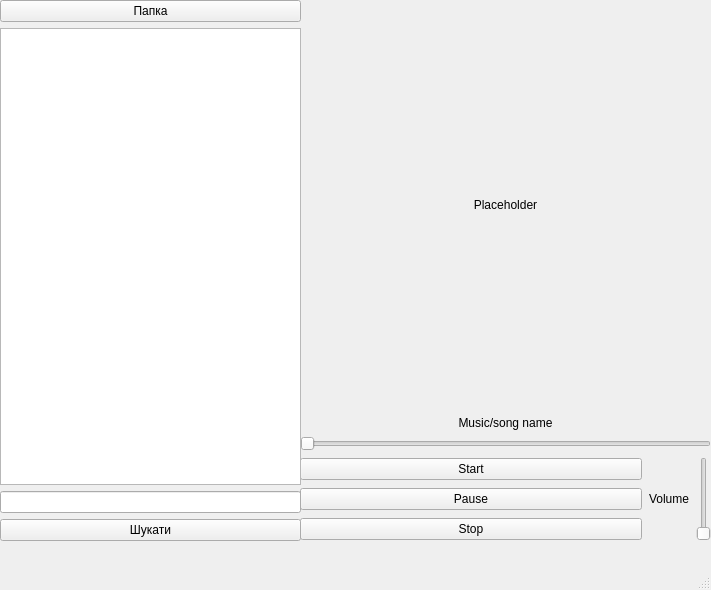
<?xml version="1.0" encoding="UTF-8"?>
<ui version="4.0">
 <class>MainWindow</class>
 <widget class="QMainWindow" name="MainWindow">
  <property name="geometry">
   <rect>
    <x>0</x>
    <y>0</y>
    <width>711</width>
    <height>590</height>
   </rect>
  </property>
  <property name="windowTitle">
   <string>MainWindow</string>
  </property>
  <widget class="QWidget" name="centralwidget">
   <widget class="QWidget" name="verticalLayoutWidget">
    <property name="geometry">
     <rect>
      <x>300</x>
      <y>0</y>
      <width>411</width>
      <height>541</height>
     </rect>
    </property>
    <layout class="QVBoxLayout" name="verticalLayout" stretch="7,0,0,0">
     <item>
      <widget class="QLabel" name="cover">
       <property name="sizePolicy">
        <sizepolicy hsizetype="Expanding" vsizetype="Preferred">
         <horstretch>0</horstretch>
         <verstretch>0</verstretch>
        </sizepolicy>
       </property>
       <property name="text">
        <string>Placeholder</string>
       </property>
       <property name="alignment">
        <set>Qt::AlignCenter</set>
       </property>
      </widget>
     </item>
     <item>
      <widget class="QLabel" name="songnamelabel">
       <property name="text">
        <string>Music/song name</string>
       </property>
       <property name="alignment">
        <set>Qt::AlignCenter</set>
       </property>
      </widget>
     </item>
     <item>
      <widget class="QSlider" name="songtimeslider">
       <property name="enabled">
        <bool>true</bool>
       </property>
       <property name="sizePolicy">
        <sizepolicy hsizetype="Preferred" vsizetype="Preferred">
         <horstretch>0</horstretch>
         <verstretch>0</verstretch>
        </sizepolicy>
       </property>
       <property name="maximumSize">
        <size>
         <width>16777215</width>
         <height>16777215</height>
        </size>
       </property>
       <property name="mouseTracking">
        <bool>false</bool>
       </property>
       <property name="contextMenuPolicy">
        <enum>Qt::DefaultContextMenu</enum>
       </property>
       <property name="layoutDirection">
        <enum>Qt::LeftToRight</enum>
       </property>
       <property name="autoFillBackground">
        <bool>false</bool>
       </property>
       <property name="maximum">
        <number>100</number>
       </property>
       <property name="value">
        <number>0</number>
       </property>
       <property name="orientation">
        <enum>Qt::Horizontal</enum>
       </property>
      </widget>
     </item>
     <item>
      <layout class="QHBoxLayout" name="horizontalLayout_2" stretch="0,0">
       <property name="spacing">
        <number>7</number>
       </property>
       <item>
        <layout class="QVBoxLayout" name="verticalLayout_9">
         <item>
          <widget class="QPushButton" name="startbutton">
           <property name="text">
            <string>Start</string>
           </property>
          </widget>
         </item>
         <item>
          <widget class="QPushButton" name="pushButton">
           <property name="text">
            <string>Pause</string>
           </property>
          </widget>
         </item>
         <item>
          <widget class="QPushButton" name="stopbutton">
           <property name="text">
            <string>Stop</string>
           </property>
          </widget>
         </item>
        </layout>
       </item>
       <item>
        <layout class="QHBoxLayout" name="horizontalLayout_3">
         <item>
          <widget class="QLabel" name="volumetext">
           <property name="sizePolicy">
            <sizepolicy hsizetype="Fixed" vsizetype="Fixed">
             <horstretch>0</horstretch>
             <verstretch>0</verstretch>
            </sizepolicy>
           </property>
           <property name="text">
            <string>Volume</string>
           </property>
          </widget>
         </item>
         <item>
          <widget class="QSlider" name="volumeslider">
           <property name="sizePolicy">
            <sizepolicy hsizetype="Fixed" vsizetype="Fixed">
             <horstretch>0</horstretch>
             <verstretch>0</verstretch>
            </sizepolicy>
           </property>
           <property name="maximum">
            <number>100</number>
           </property>
           <property name="orientation">
            <enum>Qt::Vertical</enum>
           </property>
          </widget>
         </item>
        </layout>
       </item>
      </layout>
     </item>
    </layout>
   </widget>
   <widget class="QWidget" name="horizontalLayoutWidget">
    <property name="geometry">
     <rect>
      <x>0</x>
      <y>0</y>
      <width>301</width>
      <height>541</height>
     </rect>
    </property>
    <layout class="QVBoxLayout" name="verticalLayout_10">
     <item>
      <widget class="QPushButton" name="folderbutton">
       <property name="text">
        <string>Папка</string>
       </property>
      </widget>
     </item>
     <item>
      <widget class="QListWidget" name="songlist"/>
     </item>
     <item>
      <widget class="QLineEdit" name="searchbar"/>
     </item>
     <item>
      <widget class="QPushButton" name="searchbutton">
       <property name="text">
        <string>Шукати</string>
       </property>
      </widget>
     </item>
    </layout>
   </widget>
  </widget>
  <widget class="QMenuBar" name="menubar">
   <property name="geometry">
    <rect>
     <x>0</x>
     <y>0</y>
     <width>711</width>
     <height>26</height>
    </rect>
   </property>
  </widget>
  <widget class="QStatusBar" name="statusbar"/>
 </widget>
 <resources/>
 <connections/>
</ui>
